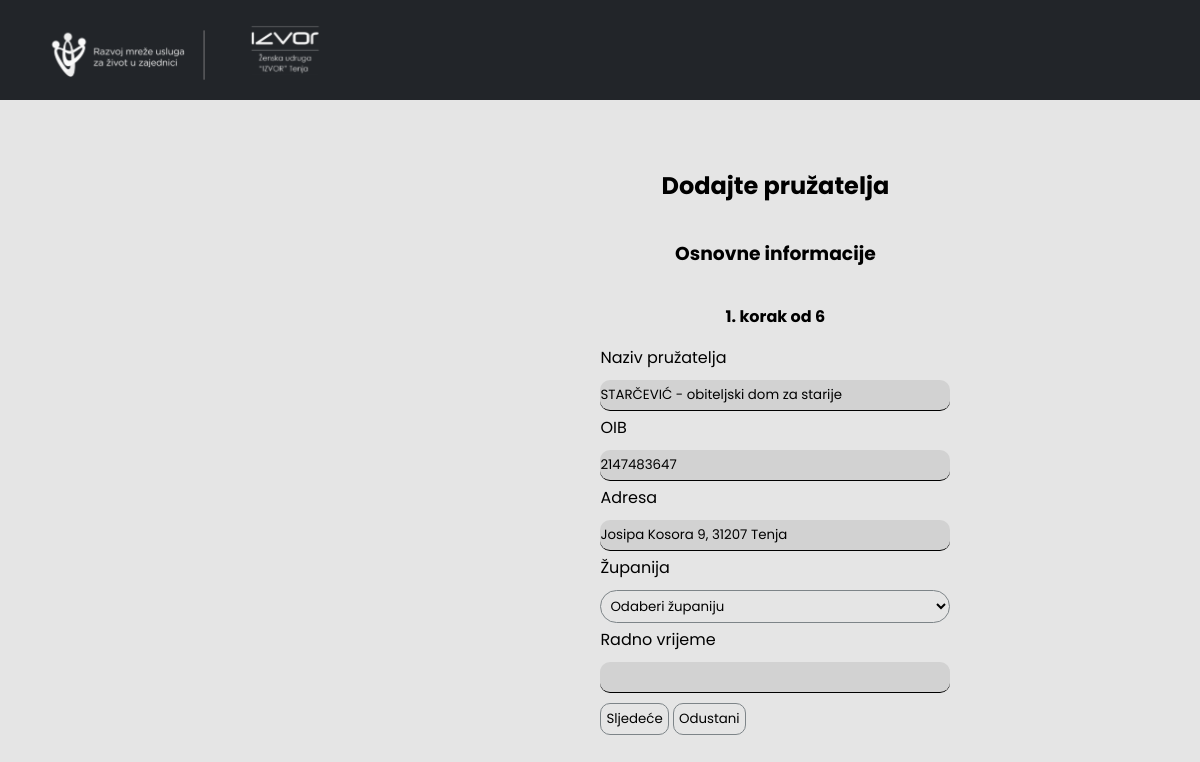
Screenshot of /Frontend/Pages/form_pruzatelji.php?idPruz=1 (signed in) with the database file from the repository.
### tables this page shows
CREATE TABLE `pruzatelji` (
  `idPruz` int(11) NOT NULL,
  `naziv_pruzatelja` varchar(50) DEFAULT NULL,
  `email` varchar(50) DEFAULT NULL,
  `adresa` varchar(50) DEFAULT NULL,
  `kontakt` varchar(50) DEFAULT NULL,
  `URL_stranice` varchar(50) DEFAULT NULL,
  `radno_vrijeme` varchar(50) DEFAULT NULL,
  `napomena` mediumtext DEFAULT NULL,
  `longitude` varchar(50) DEFAULT NULL,
  `latitude` varchar(50) DEFAULT NULL,
  `lokacija` int(11) DEFAULT NULL,
  `oib` int(11) DEFAULT NULL
);

### Frontend/Pages/form_pruzatelji.php (the view, shortened to what this page needs)
<?php
require "../../Backend/select.php";
if(isset($_GET["idPruz"]) && $_GET["idPruz"] > 0){
  $queryPruzatelji = $db->query("SELECT *
  FROM lokacija l
  INNER JOIN pruzatelji p ON l.idLokacije =  p.lokacija
  WHERE idPruz =" . $_GET["idPruz"]);
  $Pruzatelji = $queryPruzatelji ->fetchAll();
  $naziv_pruzatelja = $Pruzatelji[0]["naziv_pruzatelja"];
  $oib = $Pruzatelji[0]["oib"];
  $adresa = $Pruzatelji[0]["adresa"];
  $radno_vrijeme = $Pruzatelji[0]["radno_vrijeme"];
}
?>
<!DOCTYPE html>
<html lang="en">
<head>
  <link rel="stylesheet" href="../Styles/style_formPruzatelji.css">
  <link href="https://cdn.jsdelivr.net/npm/select2@4.1.0-rc.0/dist/css/select2.min.css" rel="stylesheet" />
</head>
<body>
<div class="grid">
<nav class="navbar fixed-top py-4 navbar-dark bg-dark">
        <div class="container-fluid">
         <div class="d-none d-lg-block d-xl-block">
          <a href="index.php"><img src="../Components/assets/LogoRazvoj.svg" alt="Logo" id="logoRMU"></a>
         </div>
         <div class="d-none d-lg-block d-xl-block">
          <a href="pruzatelji.php"><img src="../Components/assets/IzvorLogo.svg" alt="Logo" id="logoIZVOR"></a>
        </div>
</nav>
  <form data-multi-step class="multi-step-form" action="../../Backend/Controller/pruzatelji.php" method="post">
    <div class="card" data-step>
      <h2>Dodajte pružatelja</h2>
      <h3 class="step-title">Osnovne informacije</h3>
      <h4>1. korak od 6</h4>
      <div class="form-group">
        <div class="naziv">
          <label for="naziv" id="label-naziv">
          <span class="content-naziv">
                  Naziv pružatelja
              </span><br>
              <input type="text" autocomplete="off" id="naziv" value="<?php echo $naziv_pruzatelja;?>" name="naziv" />
          </label>
          <br />
        </div>
        <div class="oib">
          <label for="oib" id="label-oib">
          <span class="content-oib">
                  OIB
          </span><br>
          <input type="text" autocomplete="off" id="oib" value="<?php echo $oib;?>" name="oib" />
          </label>
          <br />
        </div>
        <div class="adresa">
          <label for="adresa" id="label-adresa">
          <span class="content-adresa">
                  Adresa
          </span><br>
          <input type="text" autocomplete="off" id="adresa" value="<?php echo $adresa;?>" name="adresa" />
          </label>
          <br />
        </div>
        <div class="lokacija">
          <label for="lokacija" id="label-lokacija">
          <span class="content-lokacij">
                  Županija
              </span><br>
              <select name="lokacija" id="lokacija">
                <option value="">Odaberi županiju</option>
              </select>
          </label>
          <br />
        </div>
        <div class="radn_vrijeme">
          <label for="radn_vrijeme" id="label-radn_vrijeme">
          <span class="content-radn_vrijeme">
                  Radno vrijeme
              </span><br>
              <input type="text" autocomplete="off" id="radn_vrijeme" value="<?php echo $radno_vrijeme;?>" name="radn_vrijeme" />
          </label>
          <br />
          <button type="button" data-next>Sljedeće</button>
          <button type="button"><a href="pruzatelji.php">Odustani</a></button>
        </div>
      </div>
    </div>
  </form>
</div>
</body>
</html>

### Frontend/Styles/style_formPruzatelji.css (style rules this page uses)
nav { grid-area: a; }
form { grid-area: c; }
body { display: grid; grid-template-areas: "a a a a" "b b c c" "b b c c" ; }
* { margin: 0; padding: 0; outline: none; }
body { font-family: 'Poppins', sans-serif; min-height: 100vh; background-color: #E5E5E5; }
form { float:right; padding-top: 10em; }
@media (max-width:1444px) { form { margin-right: 200px; } }
input[type=text] { background: #D2D2D2; border: none; border-bottom: 1px solid #000000; border-radius: 10px; margin-top: 10px; font-family: 'Poppins', sans-serif; width: 350px; height: 30px; }
#lokacija { position: relative; border: 0.1px solid #7d8488; border-radius: 20px; background: #E5E5E5; margin-top: 10px; padding: 5px; font-family: 'Poppins', sans-serif; width: 350px; }
.card { padding: .5rem; max-width: 80%; margin: 0 auto; animation: fade 250ms ease-in-out forwards; top: 50%; right: 50%; }
.form-group { display: flex; gap: 0.25em; flex-direction: column; align-items: center; }
.step-title { margin: 10%; text-align: center; }
h4 { text-align: center; margin-bottom: 1em; }
.card.active { animation: slide 250ms 125ms ease-in-out both; }
.multi-step-form { overflow: hidden; position: relative; }
#logoRMU, #logoIZVOR { height: 50px; width: 250px; }
#logoIZVOR { position: absolute; top: 25px; left: 160px; }
#logoRMU { margin-top: 30px; }
nav { margin-right: 100%; }
.container-fluid { overflow: hidden; position: fixed; top: 0; width: 100%; height: 100px; background-color: #222529; }
button, input[type=submit] { border: 0.1px solid #7d8488; padding: 5px; margin-top: 10px; border-radius: 10px; background: transparent; font-family: 'Poppins', sans-serif; }
a { text-decoration: none; color: #000000; }
h2 { text-align: center; }

### rows the page displays
pruzatelji: naziv "STARČEVIĆ - obiteljski dom za starije", oib "2147483647", adresa "Josipa Kosora 9, 31207 Tenja"
